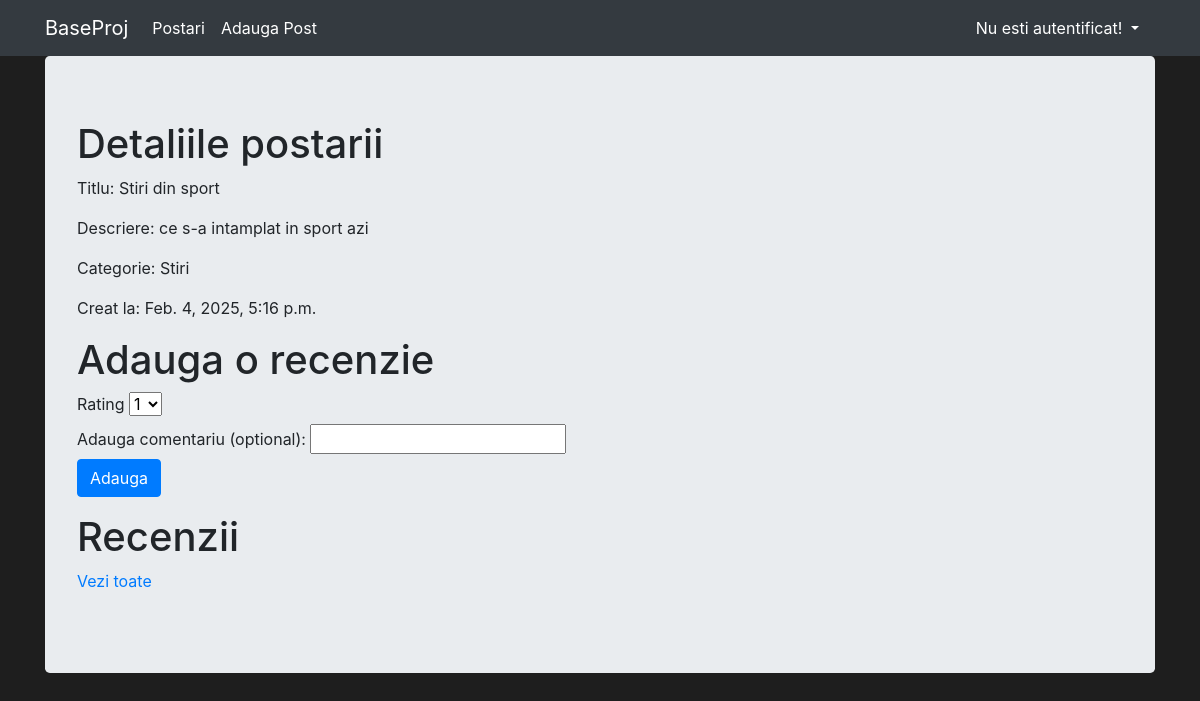
The page /posts/2 on the database its author committed.
### posts/models.py (models this page shows, shortened)
class Post(Model):
    title = CharField(max_length=128)
    description = TextField()
    category = ForeignKey(Category, on_delete=DO_NOTHING)
    created = DateTimeField(auto_now_add=True)
    publications = ManyToManyField(Publicatie)

class Category(Model):
    class Meta:
        verbose_name_plural = 'Categories'
    title = CharField(max_length=128)
    description = TextField()

### posts/views.py (the view)
# urls.py: path('posts/<pk>', post_detail_view, name='posts-detail'),
def post_detail_view(request, pk):
    post = Post.objects.get(pk=pk)
    reviews = Review.objects.filter(post=post).order_by('-pk')[:3]
    user_already_reviewed = False
    for review in reviews:
        if review.user == request.user:
            user_already_reviewed = True
    return render(
        request,
        'posts_detail.html',
        context={
            'object': post,
            'reviews': reviews,
            'user_already_reviewed': user_already_reviewed
        }
    )

### posts/templates/posts_detail.html (shortened to what this page needs)
{% extends 'base.html' %}
{% block content %}
<h1>Detaliile postarii</h1>
<p>Titlu: {{ object.title }}</p>
<p>Descriere: {{ object.description }}</p>
<p>Categorie: {{ object.category.title }}</p>
<p>Creat la: {{ object.created }}</p>
{% if not user_already_reviewed %}
<div>
    <h1>Adauga o recenzie</h1>
    <form method="post" action="{% url 'add-review' object.id %}">
        <label for="rating">Rating</label>
        <select id="rating" name="rating">
            <option value="1">1</option>
        </select>
        <br>
        <label for="comentariu">Adauga comentariu (optional):</label>
        <input type="text" id="comentariu" name="description">
        <br>
        <input type="submit" class="btn btn-primary" value="Adauga">
    </form>
</div>
{% endif %}
<div>
    <h1>Recenzii</h1>
    <a href="{% url 'reviews' object.pk %}">Vezi toate</a>
</div>
{% endblock %}

### posts/static/index.css (style rules this page uses)
body { background-color: #1e1e1e; }

### rows shown on the page
Post: title "Stiri din sport", description "ce s-a intamplat in sport azi", category "Stiri", created "Feb. 4, 2025, 5:16 p.m."
